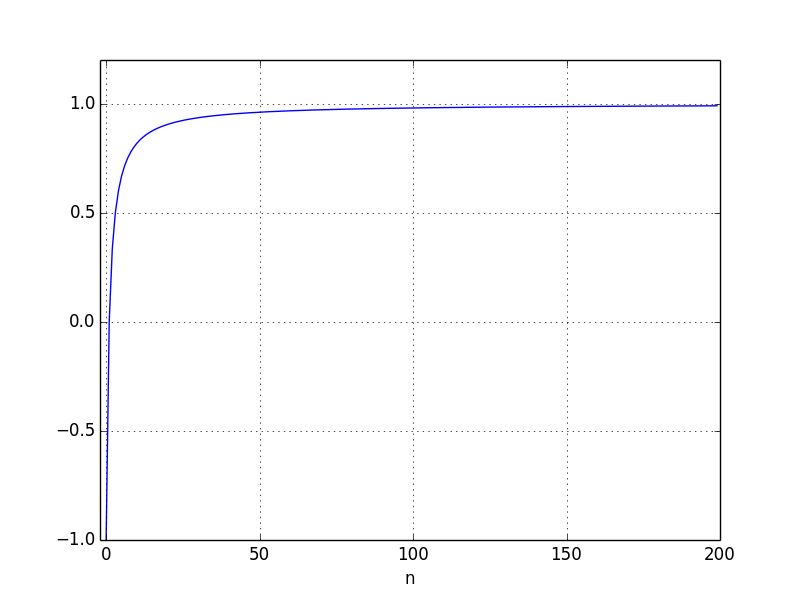

Python code for this plot:
# coding: utf-8

import numpy as np
import matplotlib.pyplot as plt

Nmax = 200

f = lambda n: (n-1.0)/(n+1.0)
x = range(Nmax)
y = [f(i) for i in x]

fig = plt.figure()
plt.xlabel('n')
plt.axis([-2, Nmax, -1, 1.2])
plt.grid(True)
plt.plot(x, y)
plt.show()
fig.savefig('oppg_2e.png')
